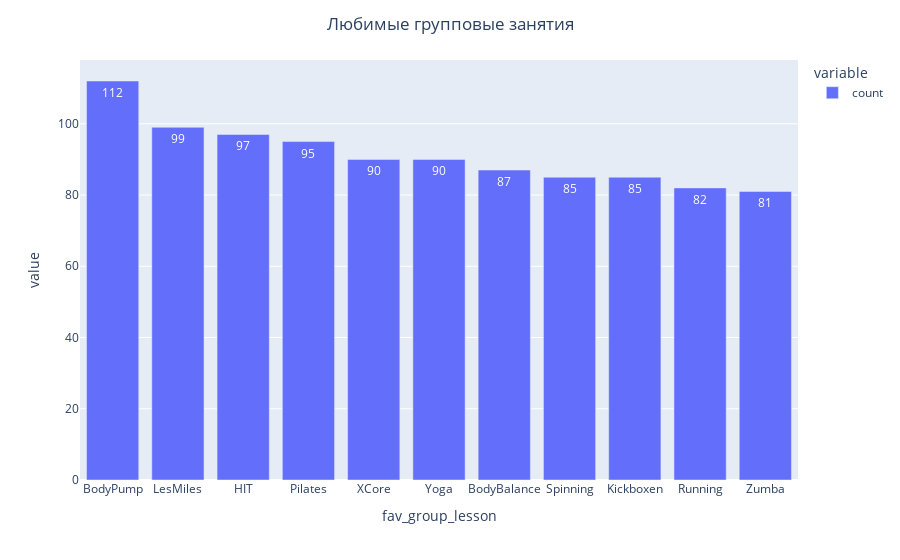

Write notebook code for a chart like this one.
### Code cell
group_lessons = df['fav_group_lesson'].str.split(', ').explode()
group_lessons.value_counts()

fig = px.bar(data_frame=group_lessons.value_counts()[1:],
             text_auto=True) #исключаем без групповых занятий
fig.update_layout(title='Любимые групповые занятия', title_x= 0.5)

### Figure 1 — Plotly figure (JSON) as saved in the notebook; plotly's stock layout.template omitted (floating-point values rounded to 4 significant figures)
{"data": [{"hovertemplate": "variable=count<br>fav_group_lesson=%{x}<br>value=%{y}<extra></extra>", "legendgroup": "count", "marker": {"color": "#636efa", "pattern": {"shape": ""}}, "name": "count", "orientation": "v", "showlegend": true, "textposition": "auto", "texttemplate": "%{y}", "type": "bar", "x": ["BodyPump", "LesMiles", "HIT", "Pilates", "XCore", "Yoga", "BodyBalance", "Spinning", "Kickboxen", "Running", "Zumba"], "xaxis": "x", "y": [112, 99, 97, 95, 90, 90, 87, 85, 85, 82, 81], "yaxis": "y"}], "layout": {"barmode": "relative", "legend": {"title": {"text": "variable"}, "tracegroupgap": 0}, "margin": {"t": 60}, "title": {"text": "Любимые групповые занятия", "x": 0.5}, "xaxis": {"anchor": "y", "domain": [0, 1], "title": {"text": "fav_group_lesson"}}, "yaxis": {"anchor": "x", "domain": [0, 1], "title": {"text": "value"}}}}
